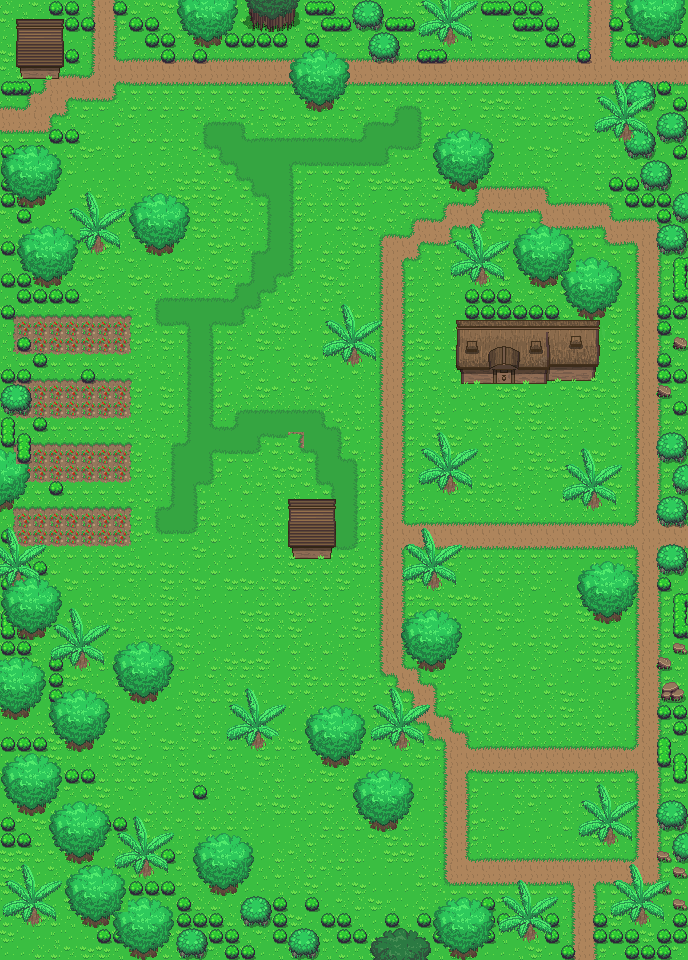

Tiled map render using the project's own tile images. Description and the map definition, with tile-layer contents summarised, below:
An orthogonal 43x60 tile map with 16x16 px tiles, 10 tile layers (Base, endblocks, Cliff, objects 1, ...), 2 tilesets.

<map version="1.0.0" orientation="orthogonal" renderorder="left-down" width="43" height="60" tilewidth="16" tileheight="16" nextobjectid="1">
 <tileset firstgid="1" source="../Tileset/Overworld.tsx" />
 <tileset firstgid="1729" source="../Tileset/Building.tsx" />
 <layer name="Base" width="43" height="60">
  <data>[2580 cells, 2580 non-empty, 42 distinct tile ids]</data>
 </layer>
 <layer name="endblocks" width="43" height="60">
  <data>[2580 cells, 267 non-empty, 41 distinct tile ids]</data>
 </layer>
 <layer name="Cliff" width="43" height="60">
  <data>[2580 cells, 0 non-empty, 0 distinct tile ids]</data>
 </layer>
 <layer name="objects 1" width="43" height="60">
  <data>[2580 cells, 0 non-empty, 0 distinct tile ids]</data>
 </layer>
 <layer name="Plants 1" width="43" height="60">
  <data>[2580 cells, 176 non-empty, 9 distinct tile ids]</data>
 </layer>
 <layer name="Buildings 1" width="43" height="60">
  <data>[2580 cells, 48 non-empty, 39 distinct tile ids]</data>
 </layer>
 <layer name="Buildings 2" width="43" height="60">
  <data>[2580 cells, 0 non-empty, 0 distinct tile ids]</data>
 </layer>
 <layer name="Objects 2" width="43" height="60">
  <data>[2580 cells, 0 non-empty, 0 distinct tile ids]</data>
 </layer>
 <layer name="Plants 2" width="43" height="60">
  <data>[2580 cells, 0 non-empty, 0 distinct tile ids]</data>
 </layer>
 <layer name="Above Player" width="43" height="60">
  <properties>
   <property name="unity:sortingLayerName" value="AbovePlayer" />
  </properties>
  <data>[2580 cells, 474 non-empty, 37 distinct tile ids]</data>
 </layer>
</map>
